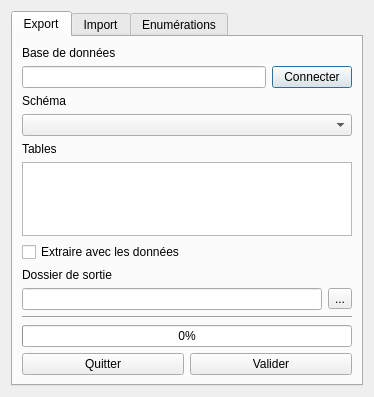
<?xml version="1.0" encoding="UTF-8"?>
<ui version="4.0">
 <class>ProductorDialogBase</class>
 <widget class="QDialog" name="ProductorDialogBase">
  <property name="geometry">
   <rect>
    <x>0</x>
    <y>0</y>
    <width>374</width>
    <height>395</height>
   </rect>
  </property>
  <property name="windowTitle">
   <string>Productor</string>
  </property>
  <layout class="QVBoxLayout" name="verticalLayout_2">
   <item>
    <widget class="QTabWidget" name="tabWidget">
     <property name="currentIndex">
      <number>0</number>
     </property>
     <widget class="QWidget" name="tab">
      <attribute name="title">
       <string>Export</string>
      </attribute>
      <layout class="QVBoxLayout" name="verticalLayout_4">
       <item>
        <layout class="QVBoxLayout" name="verticalLayout_3">
         <item>
          <widget class="QLabel" name="label">
           <property name="text">
            <string>Base de données</string>
           </property>
          </widget>
         </item>
         <item>
          <layout class="QHBoxLayout" name="horizontalLayout_3">
           <item>
            <widget class="QLineEdit" name="lineEdit_2"/>
           </item>
           <item>
            <widget class="QPushButton" name="pushButton_3">
             <property name="text">
              <string>Connecter</string>
             </property>
            </widget>
           </item>
          </layout>
         </item>
         <item>
          <widget class="QLabel" name="label_4">
           <property name="text">
            <string>Schéma</string>
           </property>
          </widget>
         </item>
         <item>
          <widget class="QComboBox" name="comboBox_3"/>
         </item>
         <item>
          <widget class="QLabel" name="label_2">
           <property name="text">
            <string>Tables</string>
           </property>
          </widget>
         </item>
         <item>
          <widget class="QListWidget" name="comboBox_2">
           <property name="selectionMode">
            <enum>QAbstractItemView::MultiSelection</enum>
           </property>
          </widget>
         </item>
         <item>
          <layout class="QHBoxLayout" name="horizontalLayout_5">
           <item>
            <widget class="QCheckBox" name="checkBox">
             <property name="text">
              <string>Extraire avec les données</string>
             </property>
            </widget>
           </item>
          </layout>
         </item>
         <item>
          <widget class="QLabel" name="label_3">
           <property name="text">
            <string>Dossier de sortie</string>
           </property>
          </widget>
         </item>
         <item>
          <layout class="QHBoxLayout" name="horizontalLayout">
           <item>
            <widget class="QLineEdit" name="lineEdit">
             <property name="dragEnabled">
              <bool>false</bool>
             </property>
             <property name="placeholderText">
              <string extracomment="Dossier"/>
             </property>
             <property name="clearButtonEnabled">
              <bool>false</bool>
             </property>
            </widget>
           </item>
           <item>
            <widget class="QToolButton" name="toolButton">
             <property name="text">
              <string>...</string>
             </property>
            </widget>
           </item>
          </layout>
         </item>
         <item>
          <widget class="Line" name="line">
           <property name="orientation">
            <enum>Qt::Horizontal</enum>
           </property>
          </widget>
         </item>
         <item>
          <widget class="QProgressBar" name="progressBar">
           <property name="value">
            <number>0</number>
           </property>
          </widget>
         </item>
         <item>
          <layout class="QHBoxLayout" name="horizontalLayout_2">
           <item>
            <widget class="QPushButton" name="pushButton_2">
             <property name="text">
              <string>Quitter</string>
             </property>
            </widget>
           </item>
           <item>
            <widget class="QPushButton" name="pushButton">
             <property name="text">
              <string>Valider</string>
             </property>
            </widget>
           </item>
          </layout>
         </item>
        </layout>
       </item>
      </layout>
     </widget>
     <widget class="QWidget" name="tab_2">
      <attribute name="title">
       <string>Import</string>
      </attribute>
      <layout class="QVBoxLayout" name="verticalLayout_6">
       <item>
        <layout class="QVBoxLayout" name="verticalLayout_5">
         <item>
          <widget class="QLabel" name="label_5">
           <property name="text">
            <string>Dossier d'import</string>
           </property>
          </widget>
         </item>
         <item>
          <layout class="QHBoxLayout" name="horizontalLayout_6">
           <item>
            <widget class="QLineEdit" name="lineEdit_3"/>
           </item>
           <item>
            <widget class="QToolButton" name="toolButton_2">
             <property name="text">
              <string>...</string>
             </property>
            </widget>
           </item>
          </layout>
         </item>
         <item>
          <widget class="QLabel" name="label_6">
           <property name="text">
            <string>Base d'import (DEV uniquement)</string>
           </property>
          </widget>
         </item>
         <item>
          <widget class="QLineEdit" name="lineEdit_4"/>
         </item>
         <item>
          <widget class="QLabel" name="label_7">
           <property name="text">
            <string>Mot de passe</string>
           </property>
          </widget>
         </item>
         <item>
          <widget class="QLineEdit" name="lineEdit_5">
           <property name="echoMode">
            <enum>QLineEdit::Password</enum>
           </property>
          </widget>
         </item>
         <item>
          <spacer name="verticalSpacer">
           <property name="orientation">
            <enum>Qt::Vertical</enum>
           </property>
           <property name="sizeHint" stdset="0">
            <size>
             <width>20</width>
             <height>40</height>
            </size>
           </property>
          </spacer>
         </item>
         <item>
          <widget class="Line" name="line_2">
           <property name="orientation">
            <enum>Qt::Horizontal</enum>
           </property>
          </widget>
         </item>
         <item>
          <widget class="QProgressBar" name="progressBar_2">
           <property name="value">
            <number>0</number>
           </property>
          </widget>
         </item>
         <item>
          <widget class="QPushButton" name="pushButton_4">
           <property name="text">
            <string>Import</string>
           </property>
          </widget>
         </item>
        </layout>
       </item>
      </layout>
     </widget>
     <widget class="QWidget" name="tab_3">
      <attribute name="title">
       <string>Enumérations</string>
      </attribute>
      <layout class="QVBoxLayout" name="verticalLayout_7">
       <item>
        <layout class="QVBoxLayout" name="verticalLayout">
         <item>
          <widget class="QLabel" name="label_8">
           <property name="text">
            <string>Base de données</string>
           </property>
          </widget>
         </item>
         <item>
          <layout class="QHBoxLayout" name="horizontalLayout_4">
           <item>
            <widget class="QLineEdit" name="lineEdit_6"/>
           </item>
           <item>
            <widget class="QPushButton" name="pushButton_5">
             <property name="text">
              <string>Connecter</string>
             </property>
            </widget>
           </item>
          </layout>
         </item>
         <item>
          <widget class="QLabel" name="label_9">
           <property name="text">
            <string>Énumération</string>
           </property>
          </widget>
         </item>
         <item>
          <widget class="QComboBox" name="comboBox"/>
         </item>
         <item>
          <widget class="QLabel" name="label_10">
           <property name="text">
            <string>Valeurs</string>
           </property>
          </widget>
         </item>
         <item>
          <widget class="QListWidget" name="listWidget"/>
         </item>
         <item>
          <layout class="QHBoxLayout" name="horizontalLayout_8">
           <item>
            <spacer name="horizontalSpacer">
             <property name="orientation">
              <enum>Qt::Horizontal</enum>
             </property>
             <property name="sizeHint" stdset="0">
              <size>
               <width>100</width>
               <height>20</height>
              </size>
             </property>
            </spacer>
           </item>
           <item>
            <widget class="QPushButton" name="add_enum">
             <property name="text">
              <string>+</string>
             </property>
             <property name="iconSize">
              <size>
               <width>5</width>
               <height>16</height>
              </size>
             </property>
            </widget>
           </item>
           <item>
            <widget class="QPushButton" name="delete_enum">
             <property name="text">
              <string>-</string>
             </property>
             <property name="iconSize">
              <size>
               <width>5</width>
               <height>16</height>
              </size>
             </property>
            </widget>
           </item>
          </layout>
         </item>
         <item>
          <widget class="QLabel" name="label_11">
           <property name="text">
            <string>Dossier de sortie</string>
           </property>
          </widget>
         </item>
         <item>
          <layout class="QHBoxLayout" name="horizontalLayout_7">
           <item>
            <widget class="QLineEdit" name="lineEdit_7"/>
           </item>
           <item>
            <widget class="QToolButton" name="toolButton_3">
             <property name="text">
              <string>...</string>
             </property>
            </widget>
           </item>
          </layout>
         </item>
         <item>
          <widget class="Line" name="line_3">
           <property name="orientation">
            <enum>Qt::Horizontal</enum>
           </property>
          </widget>
         </item>
         <item>
          <widget class="QProgressBar" name="progressBar_3">
           <property name="value">
            <number>0</number>
           </property>
          </widget>
         </item>
         <item>
          <widget class="QPushButton" name="pushButton_6">
           <property name="text">
            <string>Export</string>
           </property>
          </widget>
         </item>
        </layout>
       </item>
      </layout>
     </widget>
    </widget>
   </item>
  </layout>
 </widget>
 <resources/>
 <connections/>
</ui>
